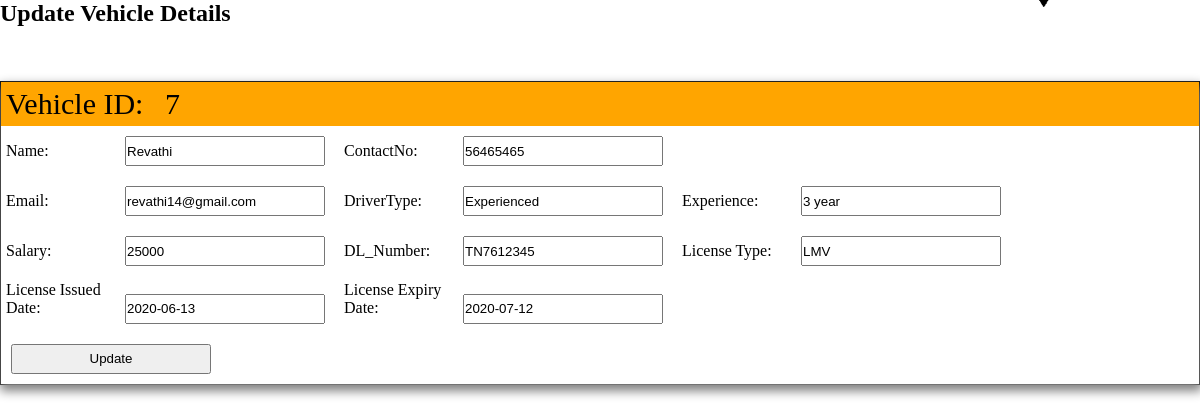
The page /update_driver.php?id=7 on the database its author committed.
### tables this page shows
CREATE TABLE `driver_register` (
  `id` int(11) NOT NULL AUTO_INCREMENT,
  `Pic` varchar(255) DEFAULT NULL,
  `Name` varchar(255) DEFAULT NULL,
  `ContactNo` varchar(255) DEFAULT NULL,
  `Email` varchar(255) DEFAULT NULL,
  `DriverType` varchar(255) DEFAULT NULL,
  `Experience` varchar(255) DEFAULT NULL,
  `Salary` varchar(255) DEFAULT NULL,
  `DL_Number` varchar(255) DEFAULT NULL,
  `License_Type` varchar(255) DEFAULT NULL,
  `License_Issued` varchar(255) DEFAULT NULL,
  `License_Expiry` varchar(255) DEFAULT NULL,
  PRIMARY KEY (`id`)
);

### update_driver.php (the view, shortened to what this page needs)
<!DOCTYPE html>
<html>
<head>
</head>
<body>
				<div class="update">
				<h2>Update Vehicle Details </h2>
				<img id="down" src="images/arr.png">
			</div>
				<div class="updatediv">
						<div class="updatediv_content">
							<div class="update_head">
								<?php
								include 'connection.php';
								$UpdateIds=$_GET['id'];
								$display_query="select *from driver_register where id='$UpdateIds'";
								$prepare_dis=mysqli_query($con,$display_query);
								$check=mysqli_fetch_array($prepare_dis);
								?>
								<label>Vehicle ID:</label>
								<span><?php echo $check['id'];?></span>
							</div>
						<form action="" method="post" enctype="multipart/form-data">
							<label>Name:</label>
							<input  name="update_name" value="<?php echo $check['Name'];?> ">
							<label>ContactNo:</label>
							<input name="update_contact"  value="<?php echo $check['ContactNo'];?> "> <br>
							<label>Email:</label>
							<input  name="update_email" value="<?php echo $check['Email'];?> ">
							<label>DriverType:</label>
							<input  name="update_drivertype" value="<?php echo $check['DriverType'];?> ">
							<label>Experience:</label>
							<input  name="update_exp" value="<?php echo $check['Experience'];?> "> <br>
							<label>Salary:</label>
							<input  name="update_salary" value="<?php echo $check['Salary'];?> ">
							<label>DL_Number:</label>
							<input name="update_dlno"  value="<?php echo $check['DL_Number'];?> ">
							<label>License Type:</label>
							<input  name="update_licensetype" value="<?php echo $check['License_Type'];?> "> <br>
							<label>License Issued Date:</label>
							<input  name="update_license_start" value="<?php echo $check['License_Issued'];?> ">
							<label>License Expiry Date:</label>
							<input  name="update_license_end" value="<?php echo $check['License_Expiry'];?> ">
							<br>
							<input type="submit" name="update"value="Update" >
						</form>
						</div>
				</div>
</body>
</html>

### update_driver.php (style rules this page uses)
* { margin:0;padding:0;box-sizing: border-box; }
.updatediv input,select { display: inline-block; width:200px; margin:10px; height: 30px; }
.updatediv label { width:100px; display: inline-block; margin:5px; }
#down { height:50px; position: relative; bottom:60px; left:85%; transform: rotate(180deg); line-height: 90px; font-size: 50px; cursor: pointer; }
.updatediv { border:1px solid black; }
.updatediv_content { width:100%; box-shadow: 1px 5px 10px 2px grey; }
.update_head { background-color: orange; }
.update_head label,span { font-size: 30px; width:150px; }

### rows shown on the page
driver_register: id "7", update_name "Revathi", update_contact "56465465", update_email "revathi14@gmail.com", update_drivertype "Experienced", update_exp "3 year", update_salary "25000", update_dlno "TN7612345", update_licensetype "LMV", update_license_start "2020-06-13", update_license_end "2020-07-12"
